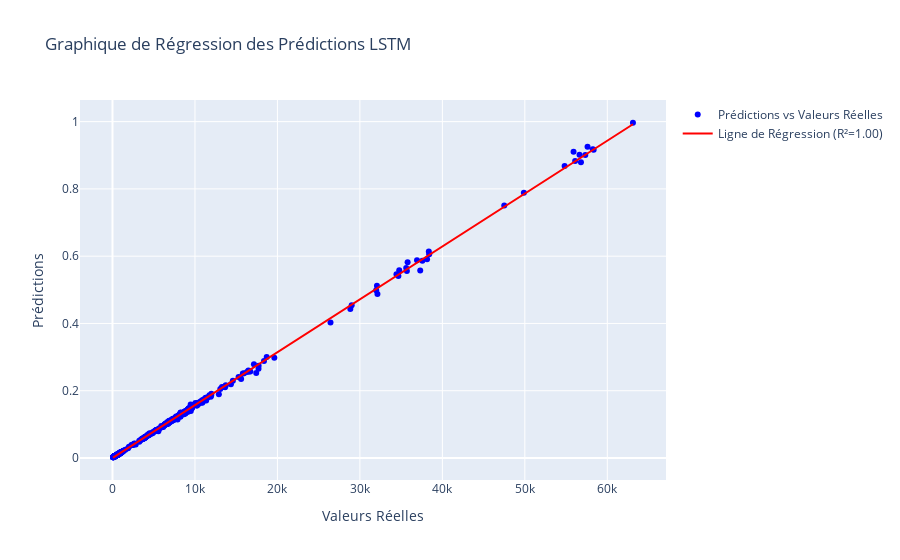

Notebook cell for this chart:
### Code cell
init_notebook_mode(connected=True)

# Assurez-vous que 'y_test_true' et 'y_pred' sont déjà définis dans votre espace de noms

# Calculer les points pour la ligne de régression
slope, intercept, r_value, p_value, std_err = scipy.stats.linregress(y_test_true, y_pred.ravel())
line = slope * np.array(y_test_true) + intercept

# Créer un graphique de régression avec un nuage de points et une ligne de régression
trace0 = go.Scatter(
    x=y_test_true,
    y=y_pred.ravel(),
    mode='markers',
    name='Prédictions vs Valeurs Réelles',
    marker=dict(color='blue')
)

trace1 = go.Scatter(
    x=y_test_true,
    y=line,
    mode='lines',
    name=f'Ligne de Régression (R²={r_value**2:.2f})',
    line=dict(color='red')
)

# Mise en page du graphique
layout = go.Layout(
    title='Graphique de Régression des Prédictions LSTM',
    xaxis=dict(title='Valeurs Réelles'),
    yaxis=dict(title='Prédictions'),
    showlegend=True
)

# Créer la figure et ajouter les traces
fig = go.Figure(data=[trace0, trace1], layout=layout)

# Afficher le graphique
iplot(fig)

### Figure 1 — Plotly figure (JSON) as saved in the notebook; plotly's stock layout.template omitted (floating-point values rounded to 4 significant figures; data arrays with more than 128 entries replaced by an {"elided": "..."} marker saying what was removed)
{"data": [{"marker": {"color": "blue"}, "mode": "markers", "name": "Prédictions vs Valeurs Réelles", "x": {"elided": "599 float values"}, "y": {"elided": "599 float values"}, "type": "scatter"}, {"line": {"color": "red"}, "mode": "lines", "name": "Ligne de Régression (R²=1.00)", "x": {"elided": "599 float values"}, "y": {"elided": "599 float values"}, "type": "scatter"}], "layout": {"showlegend": true, "title": {"text": "Graphique de Régression des Prédictions LSTM"}, "xaxis": {"title": {"text": "Valeurs Réelles"}, "type": "linear", "range": [-4138.0, 67320.0], "autorange": true}, "yaxis": {"title": {"text": "Prédictions"}, "type": "linear", "range": [-0.07054, 1.069], "autorange": true}, "autosize": true}}
